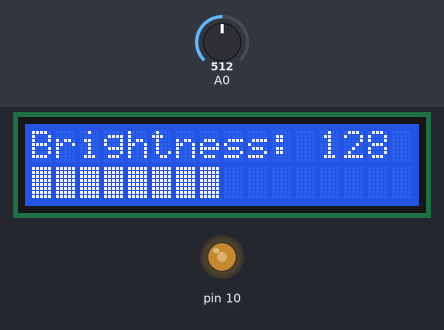
This sketch was run on a simulated Arduino Uno, built with avr-gcc and run on an emulated ATmega328P. Parts: 16×2 character LCD, output pins drawn as LEDs (lit = HIGH). Inputs (shaded band) come from the test bench; at power-on: A0 = 512. What the sketch prints to the serial monitor is not drawn.

Above: at 1.2 s.
1.3 s: A0 set to 900
At 2.1 s:
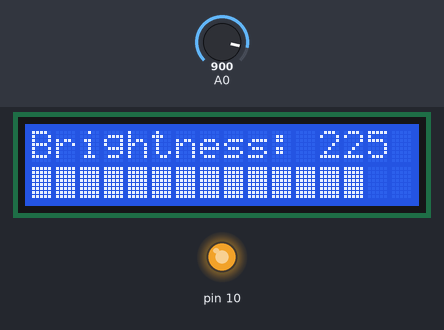
4.3 s: A0 set to 716
At 5.5 s:
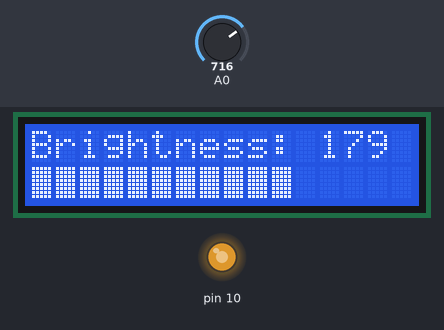
5.8 s: A0 set to 245
At 6.4 s:
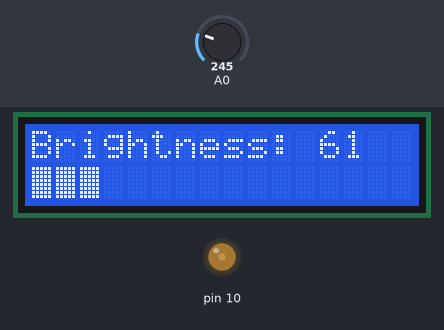
7.3 s: A0 set to 0
At 8.5 s:
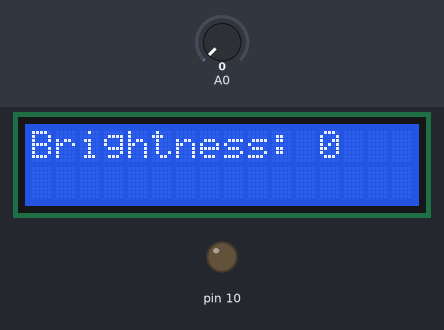
8.8 s: A0 set to 1023
At 10.2 s:
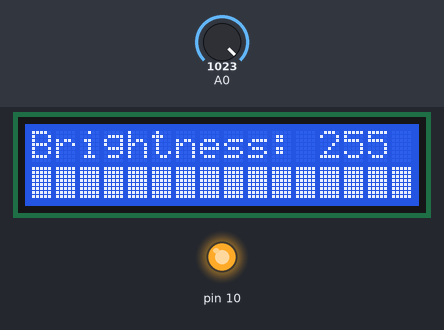
11.8 s: A0 set to 306
At 12.5 s:
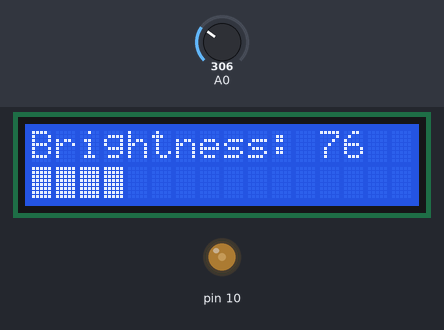
Timing chart, 0 to 14.3 s (numbered marks = the images above; inputs shaded):
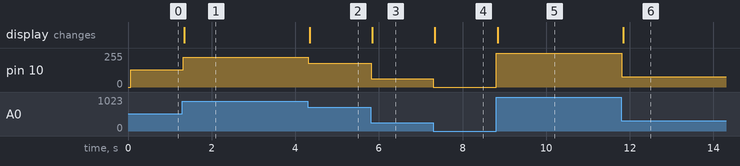

Measured:
- after the input at 1.3 s, pin 10: 128/255 → 225/255 at once; the display: changes at once (image 1)
- after the input at 4.3 s, pin 10: 225/255 → 179/255 at once; the display: changes after 0.05 s (image 2)
- after the input at 5.8 s, pin 10: 179/255 → 61/255 at once; the display: changes at once (image 3)
- after the input at 7.3 s, pin 10: 61/255 → 0/255 at once; the display: changes at once (image 4)
- after the input at 8.8 s, pin 10: 0/255 → 255/255 at once; the display: changes at once (image 5)
- after the input at 11.8 s, pin 10: 255/255 → 76/255 at once; the display: changes at once (image 6)

The sketch:

sketch.ino
```cpp
#include <LiquidCrystal.h>

int brightness = 256;
const int rs = 12, en = 11, d4 = 5, d5 = 4, d6 = 3, d7 = 2;
LiquidCrystal lcd(rs, en, d4, d5, d6, d7);

void bonus()
{
  char receivedChar = Serial.read();
  if (receivedChar == 'u' || receivedChar == 'd')
  {
    if(receivedChar == 'u')
      brightness += 5;
    else
      brightness -= 5;
    Serial.print("You typed: ");
    Serial.println(receivedChar);
  }
}

void mandatory()
{
  int sensorValue = analogRead(A0);
  float volt = sensorValue * (5.0 / 1023.0);
  brightness = sensorValue / 4;

  Serial.println(brightness);
}

void setup() {
  lcd.begin(16, 2);
  Serial.begin(9600);
}


void loop()
{
  // bonus();
  mandatory();

  if(brightness > 255)
    brightness = 255;
  else if(brightness < 0)
    brightness = 0;
  analogWrite(10, brightness);

  lcd.clear();
  lcd.print("Brightness: ");
  lcd.print(brightness);


  int squares = (brightness + 1) / 16;
  while(squares--)
  {
    lcd.setCursor(squares, 1);
    lcd.write(byte(255));
  }
  delay(10);
}
```
